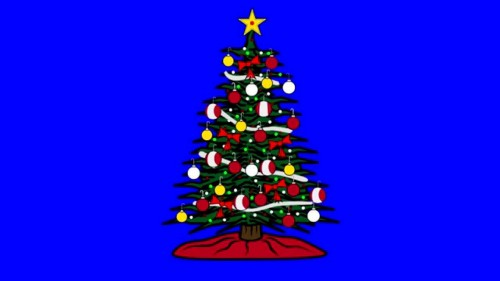
#> input picture 4. Actividades o Asignaciones Resueltas Durante el Curso/img/ctree_bluescreen.jpg, 500 x 281 px, given in place of the camera
$ python taller1_parte2.py
#> lines starting #> are read from the running program, lines starting #| are printed output that depends on the picture; after the words box and inside, x2 and y2 are one past the last pixel; in counts of white or black regions, pixels touching at a corner belong together
#> further down, frame is the input picture: shape (281, 500, 3); mean B, G, R 221.3, 9.2, 13.5
### src/2. Talleres/taller1/taller1.py
import cv2
import numpy as np
import numpy as np

def cartoonize(rgb_image: np.ndarray, num_pyr_downs=2, num_bilaterals=7):

	# Verificar que la imagen esté en formato RGB
#> called with num_pyr_downs = 2, num_bilaterals = 7
	if rgb_image.shape[2] != 3:
		raise ValueError("La imagen debe tener 3 canales (RGB).")

	# Minimizar el tamaño de la imagen
	downsampled_img = rgb_image
	for _ in range(num_pyr_downs):
		downsampled_img = cv2.pyrDown(downsampled_img)
#> this loop made 2 passes
#> pass 1, in cartoonize, `downsampled_img = cv2.pyrDown(downsampled_img)`:
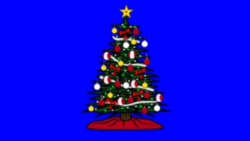
#> downsampled_img: shape (141, 250, 3); mean B, G, R 221.4, 9.2, 13.5

	for _ in range(num_bilaterals):
		filterd_small_img = cv2.bilateralFilter(downsampled_img, 9, 9, 7)

	filtered_normal_img = filterd_small_img
	for _ in range(num_pyr_downs):
		filtered_normal_img = cv2.pyrUp(filtered_normal_img)
#> this loop made 2 passes
#> pass 1, in cartoonize, `filtered_normal_img = cv2.pyrUp(filtered_normal_img)`:
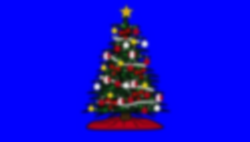
#> filtered_normal_img: shape (142, 250, 3); mean B, G, R 221.7, 9.1, 13.4

	if filtered_normal_img.shape != rgb_image.shape:
		filtered_normal_img = cv2.resize(filtered_normal_img, rgb_image.shape[:2])
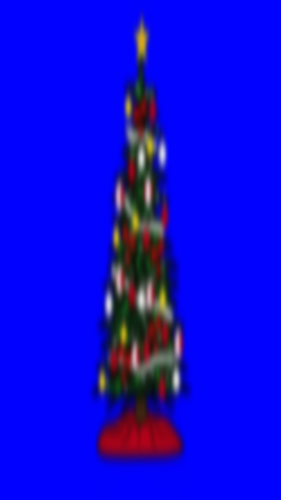
#> filtered_normal_img: shape (500, 281, 3); mean B, G, R 221.7, 9.1, 13.3

	if filtered_normal_img.shape[:2] != rgb_image.shape[:2]:
		filtered_normal_img = cv2.resize(filtered_normal_img, (rgb_image.shape[1], rgb_image.shape[0]))
#> filtered_normal_img: shape (281, 500, 3)

	cv2.imshow("Paso 1", filtered_normal_img)
	cv2.waitKey(0)
	# cv2.destroyAllWindows()

	#Paso 2
	img_gray = cv2.cvtColor(rgb_image, cv2.COLOR_RGB2GRAY)
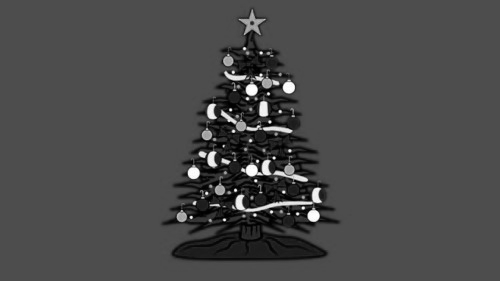
#> img_gray: shape (281, 500); min 0, max 255, mean 73.2

	cv2.imshow("Paso 2", img_gray)
	cv2.waitKey(0)
	cv2.destroyAllWindows()

	#Paso 3
	img_blur = cv2.medianBlur(img_gray, 7)
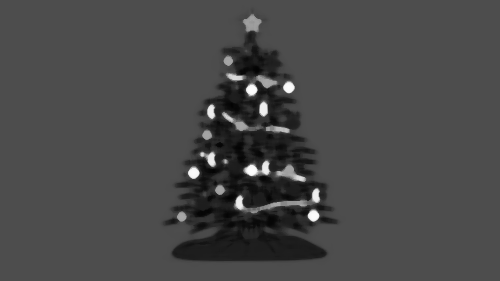
#> img_blur: shape (281, 500); min 3, max 253, mean 72.6

	cv2.imshow("Paso 3", img_blur)
	cv2.waitKey(0)
	cv2.destroyAllWindows()

	#Paso 4
	gray_edges = cv2.adaptiveThreshold(img_blur, 255, cv2.ADAPTIVE_THRESH_MEAN_C, cv2.THRESH_BINARY, 9, 2)
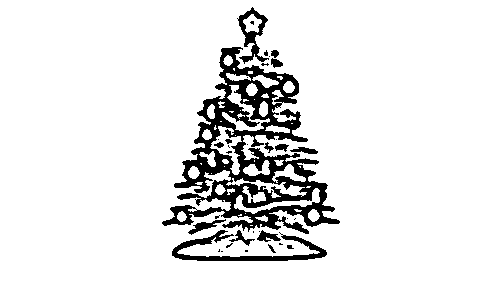
#> gray_edges: shape (281, 500); 90.4% white; 35 black regions (20 under 20 px), largest, box (x1, y1, x2, y2) and area: (162, 47, 340, 234) 10518, (172, 230, 327, 261) 1291, (237, 7, 269, 64) 612

	cv2.imshow("Paso 4", filtered_normal_img)
	cv2.waitKey(0)
	cv2.destroyAllWindows()

	#Paso 5
	rgb_edges = cv2.cvtColor(gray_edges, cv2.COLOR_GRAY2RGB)

	cv2.imshow("Paso 5", filtered_normal_img)
	cv2.waitKey(0)
	cv2.destroyAllWindows()

	# Asegurarse de que las dimensiones coincidan antes de la operación bitwise
	if filtered_normal_img.shape != rgb_edges.shape:
		rgb_edges = cv2.resize(rgb_edges, (filtered_normal_img.shape[1], filtered_normal_img.shape[0]))

	return cv2.bitwise_and(filtered_normal_img, rgb_edges)
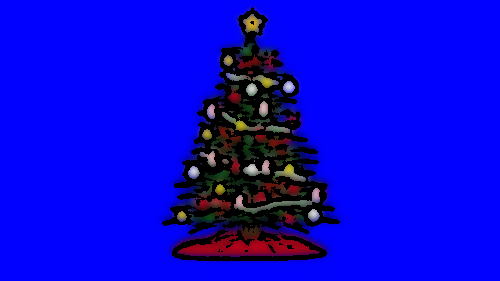
#> returned value: shape (281, 500, 3); mean of channels 0, 1, 2 214.1, 5.1, 7.9; drawn as B, G, R

# [14 lines that do not run on import are left out]

### src/2. Talleres/taller1/taller1_parte2.py
import cv2
from taller1 import cartoonize

# Capturar desde la cámara web
video_capture = cv2.VideoCapture(0)
frame_index = 0

while True:
	# iniciar captura
	ret, frame = video_capture.read()
	# TODA MODIFICACION A LA IMAGEN DE ENTRADA
	# SE DEBE COLOCAR EN ESTA PARTE DEL CODIGO
	#
	frame = cartoonize(frame)

	# Mostrar el frame en una ventana llamada 'frame'
	cv2.imshow('frame', frame)

	# [8 lines of commented-out code are left out]
	if cv2.waitKey(1) & 0xFF == ord('q'):
#> (key q is pressed here)
		break

# Liberar camara y limpiar ventanas
video_capture.release()
cv2.destroyAllWindows()

$ run again, on 4. Actividades o Asignaciones Resueltas Durante el Curso/img/maniqui_bandera_2.JPG
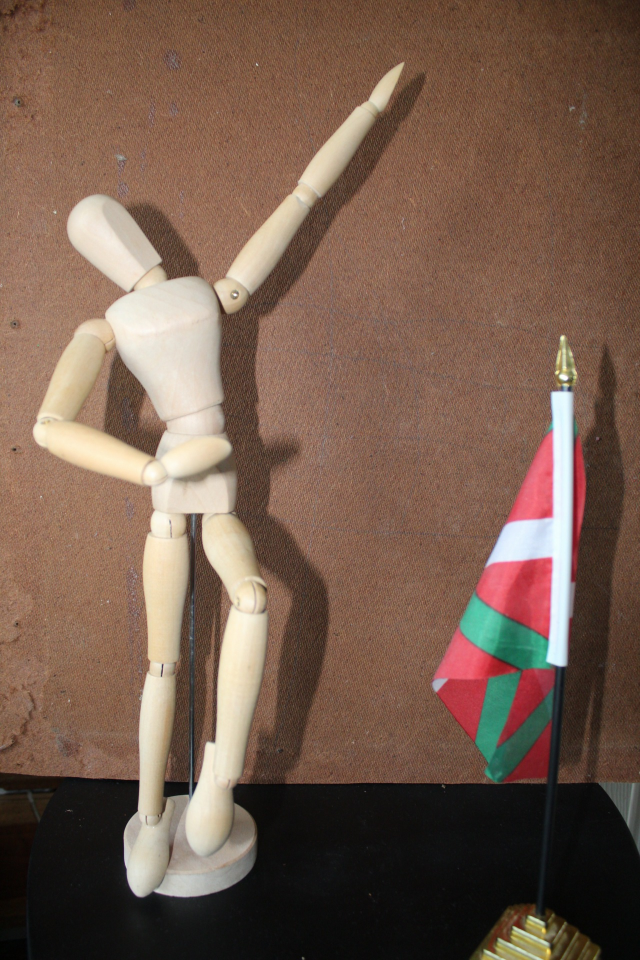
#> input picture 4. Actividades o Asignaciones Resueltas Durante el Curso/img/maniqui_bandera_2.JPG, 1280 x 1920 px, given in place of the camera (shown at 1/2 size)
#> frame is the input picture: shape (1920, 1280, 3); mean B, G, R 78, 93, 118.1
#> in cartoonize, `gray_edges = cv2.adaptiveThreshold(img_blur, 255, cv2.ADAPTIVE_THRESH_..`:
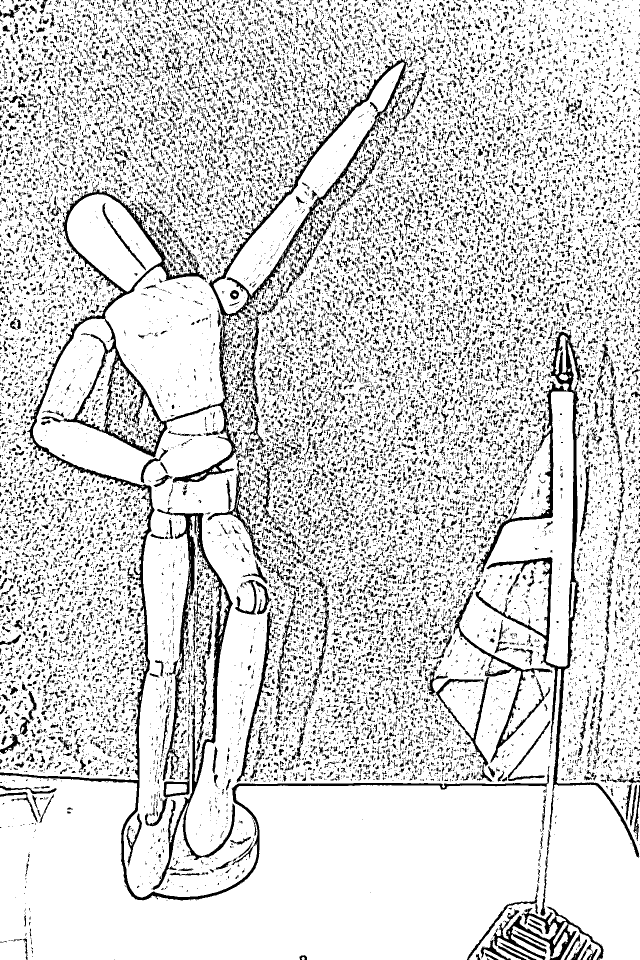
#> gray_edges: shape (1920, 1280) (shown at 1/2 size); 83% white; 26458 black regions (21495 under 20 px), largest, box (x1, y1, x2, y2) and area: (0, 116, 1099, 1801) 42944, (951, 662, 1279, 1716) 18234, (305, 1015, 470, 1780) 14334
#> in cartoonize, `return cv2.bitwise_and(filtered_normal_img, rgb_edges)`:
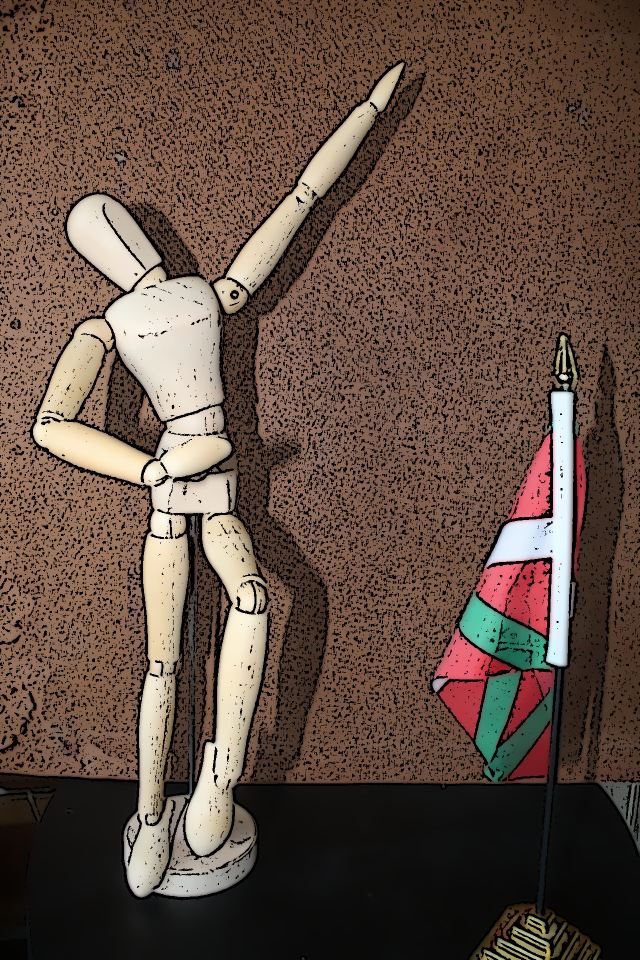
#> returned value: shape (1920, 1280, 3) (shown at 1/2 size); mean of channels 0, 1, 2 65.2, 77.3, 97.2; drawn as B, G, R
